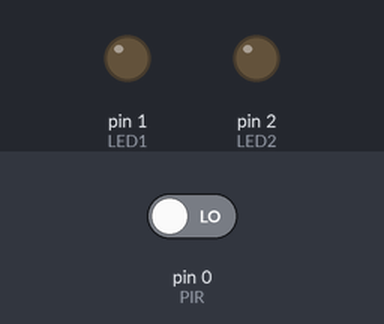
This sketch was run on a simulated Arduino Uno, built with avr-gcc and run on an emulated ATmega328P. On the bench: output pins drawn as LEDs (lit = HIGH). The inputs (shaded band) are chosen by the test bench; at power-on: pin 0 (PIR) LOW.

Above: at 1.2 s.
1.3 s: pin 0 (PIR) driven HIGH
At 2.1 s:
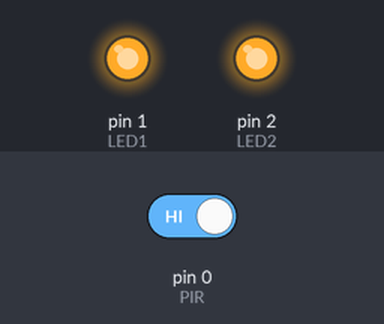
2.8 s: pin 0 (PIR) driven LOW
At 3.2 s:
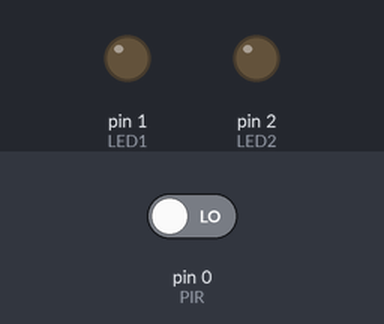
Timing chart, 0 to 5.8 s (numbered marks = the images above; inputs shaded):
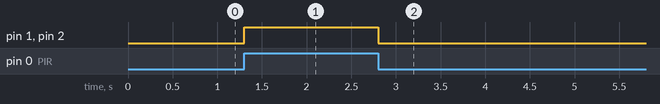

Measured:
- after the input at 1.3 s, pin 1 (LED1), pin 2 (LED2): LOW → HIGH at once
- after the input at 2.8 s, pin 1 (LED1), pin 2 (LED2): HIGH → LOW at once

The sketch:

WallUSB_PIR_simple.ino
```cpp
#define LED1 1
#define LED2 2
#define PIR 0

void setup() {
  pinMode(LED1,OUTPUT);
  pinMode(LED2,OUTPUT);
  pinMode(PIR,INPUT);
  //attachInterrupt(PIR, motionDetector, CHANGE);

}

void loop() {

  if(digitalRead(PIR)){
    digitalWrite(LED1,HIGH);
    digitalWrite(LED2,HIGH);
  }
  else
  {
    digitalWrite(LED1,LOW);
    digitalWrite(LED2,LOW);
  }


}
```
